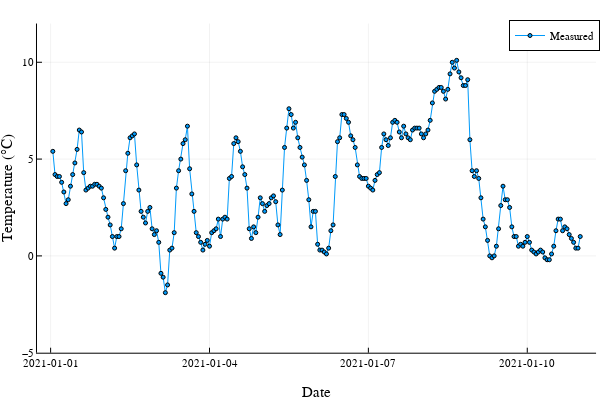

Notebook code for this chart:
### Markdown cell above
Se dibujan los datos recogidos directamente

### Code cell
p0 = @df data plot(:ts, :value, 
    label="Measured",
    marker=:circle,
    markersize=2
)

macro plot_common()
    quote
        ylims!(-5,12)
        xlabel!("Date") 
        ylabel!("Temperature (°C)")
    end
end

@plot_common()

### Figure 1 — Plotly figure (JSON) as saved in the notebook; plotly's stock layout.template omitted (floating-point values rounded to 4 significant figures; data arrays with more than 128 entries replaced by an {"elided": "..."} marker saying what was removed)
{"data": [{"colorbar": {"len": 0.9143, "title": "", "x": 0.9934, "y": 0.533}, "legendgroup": "Measured", "line": {"color": "rgba(0, 154, 250, 1.000)", "dash": "solid", "shape": "linear", "width": 1}, "marker": {"color": "rgba(0, 154, 250, 1.000)", "line": {"color": "rgba(0, 0, 0, 1.000)", "width": 1}, "size": 4, "symbol": "circle"}, "mode": "lines+markers", "name": "Measured", "showlegend": true, "type": "scatter", "x": {"elided": "240 int values"}, "xaxis": "x", "y": {"elided": "240 float values"}, "yaxis": "y"}], "layout": {"annotations": [], "height": 400, "legend": {"bgcolor": "rgba(255, 255, 255, 1.000)", "bordercolor": "rgba(0, 0, 0, 1.000)", "borderwidth": 1, "font": {"color": "rgba(0, 0, 0, 1.000)", "family": "sans-serif", "size": 11}, "title": {"font": {"color": "rgba(0, 0, 0, 1.000)", "family": "sans-serif", "size": 15}, "text": ""}, "tracegroupgap": 0, "traceorder": "normal", "x": 1, "xanchor": "auto", "y": 1, "yanchor": "auto"}, "margin": {"b": 20, "l": 0, "r": 0, "t": 20}, "paper_bgcolor": "rgba(255, 255, 255, 1.000)", "plot_bgcolor": "rgba(255, 255, 255, 1.000)", "showlegend": true, "width": 600, "xaxis": {"anchor": "y", "domain": [0.06165, 0.9934], "gridcolor": "rgba(0, 0, 0, 0.100)", "gridwidth": 0.5, "linecolor": "rgba(0, 0, 0, 1.000)", "mirror": false, "range": [63745120188000, 63746032212000], "showgrid": true, "showline": true, "showticklabels": true, "tickangle": 0, "tickcolor": "rgb(0, 0, 0)", "tickfont": {"color": "rgba(0, 0, 0, 1.000)", "family": "sans-serif", "size": 11}, "tickmode": "array", "ticks": "inside", "ticktext": ["2021-01-01", "2021-01-04", "2021-01-07", "2021-01-10"], "tickvals": [63745142400000, 63745401600000, 63745660800000, 63745920000000], "title": "Date", "titlefont": {"color": "rgba(0, 0, 0, 1.000)", "family": "sans-serif", "size": 15}, "type": "-", "visible": true, "zeroline": false, "zerolinecolor": "rgba(0, 0, 0, 1.000)"}, "yaxis": {"anchor": "x", "domain": [0.07581, 0.9902], "gridcolor": "rgba(0, 0, 0, 0.100)", "gridwidth": 0.5, "linecolor": "rgba(0, 0, 0, 1.000)", "mirror": false, "range": [-5, 12], "showgrid": true, "showline": true, "showticklabels": true, "tickangle": 0, "tickcolor": "rgb(0, 0, 0)", "tickfont": {"color": "rgba(0, 0, 0, 1.000)", "family": "sans-serif", "size": 11}, "tickmode": "array", "ticks": "inside", "ticktext": ["−5", "0", "5", "10"], "tickvals": [-5, 0, 5, 10], "title": "Temperature (°C)", "titlefont": {"color": "rgba(0, 0, 0, 1.000)", "family": "sans-serif", "size": 15}, "type": "-", "visible": true, "zeroline": false, "zerolinecolor": "rgba(0, 0, 0, 1.000)"}}}
